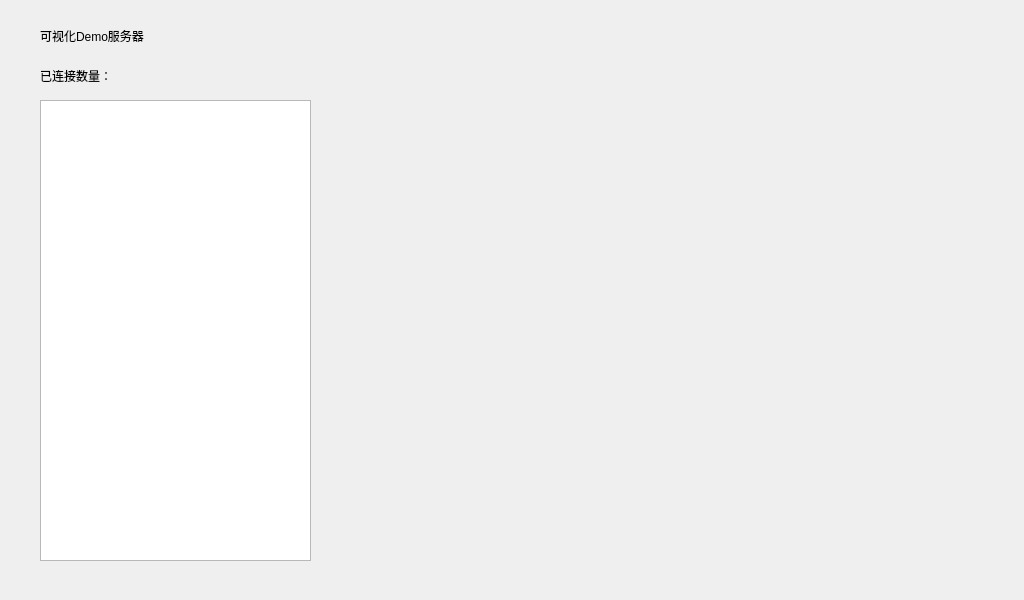
<?xml version="1.0" encoding="UTF-8"?>
<ui version="4.0">
 <class>vServer</class>
 <widget class="QWidget" name="vServer">
  <property name="geometry">
   <rect>
    <x>0</x>
    <y>0</y>
    <width>1024</width>
    <height>600</height>
   </rect>
  </property>
  <property name="windowTitle">
   <string>vServer</string>
  </property>
  <widget class="QListWidget" name="connectedList_lw">
   <property name="geometry">
    <rect>
     <x>40</x>
     <y>100</y>
     <width>271</width>
     <height>461</height>
    </rect>
   </property>
  </widget>
  <widget class="QLabel" name="connectedList_lb">
   <property name="geometry">
    <rect>
     <x>40</x>
     <y>60</y>
     <width>91</width>
     <height>31</height>
    </rect>
   </property>
   <property name="text">
    <string>已连接数量：</string>
   </property>
  </widget>
  <widget class="QLabel" name="title_lb">
   <property name="geometry">
    <rect>
     <x>40</x>
     <y>20</y>
     <width>251</width>
     <height>31</height>
    </rect>
   </property>
   <property name="text">
    <string>可视化Demo服务器</string>
   </property>
  </widget>
 </widget>
 <layoutdefault spacing="6" margin="11"/>
 <resources/>
 <connections/>
</ui>
